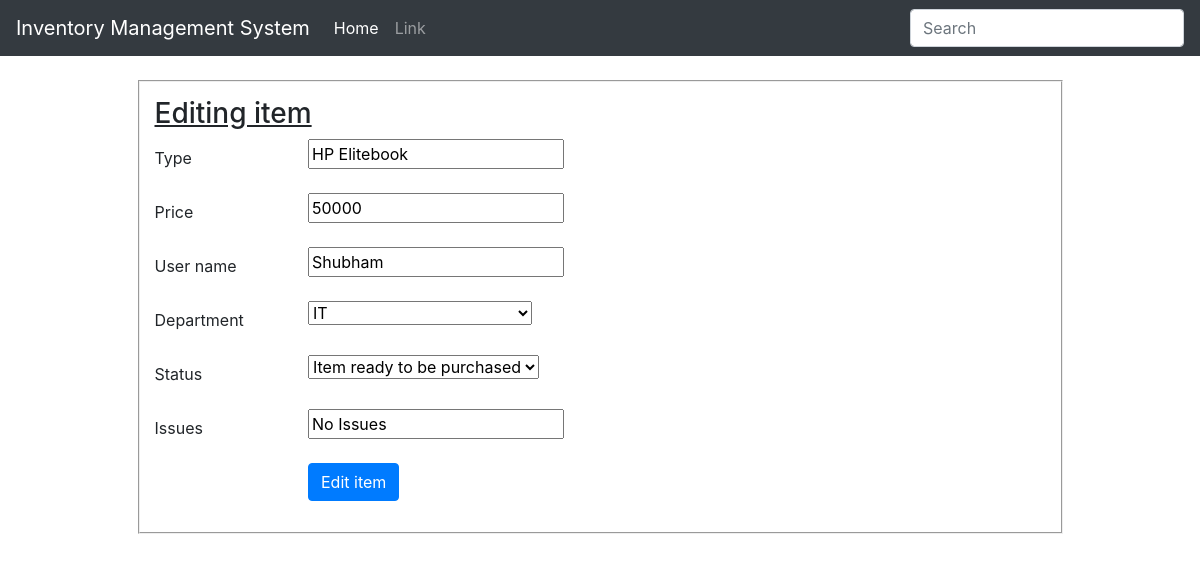
Screenshot of /laptops/edit_item/1 with the database file from the repository.
### inventory/models.py (models this page shows, shortened)
class Device(models.Model):
    type = models.CharField(max_length=200, blank=False)
    price = models.IntegerField()
    user_name = models.CharField(max_length=200) # koi aur model ho users ki to vo bhi daal skte
    choices_department = (
                        ('QUALITY', 'Quality'),
                        ('MAINTENANCE', 'Maintenance'),
                        ('MEP', 'MEP'),
                        ('PROJECTS_CENTER_SERVICES', 'Projects & Center Services'),
                        ('SAFETY', 'Safety'),
                        ('PROGRAM_MANAGEMENT', 'Program Management'),
                        ('FABRICATIONS_OPERATIONS', 'Fabrications Operations'),
                        ('RECEPTIONS', 'Receptions'),
                        ('COMPLIANCE_TEAM', 'Compliance Team'),
                        ('HUMAN_RESOURCE', 'Human Resource'),
                        ('CENTRAL_PURCHASE', 'Central Purchase'),
                        ('FINANCE', 'Finance'),
                        ('NPP', 'NPP'),
                        ('PRODUCTION_ENGINEERING', 'Production Engineering'),
                        ('DESIGN_CENTER', 'Design Center'),
                        ('SERVICE_TEAM', 'Service Team'),
                        ('IT', 'IT'),
                        ('NETWORK', 'Network'),
                        )
    department = models.CharField(max_length=200,choices=choices_department )
    choices = (
        ('AVAILABLE', 'Item ready to be purchased'),
        ('SOLD', 'Item already purchased'),
        ('RESTOCKING', 'Item restocking in few days'),
        ('NOT AVAILABLE','Item currently not available')
    )
    status = models.CharField(max_length=10, choices=choices, default='SOLD')
    issues = models.CharField(max_length=50, default="No Issues")
    class Meta:
        abstract = True

class Laptops(Device):
    pass

### inventory/views.py (the view)
# urls.py: url(r'^laptops/edit_item/(?P<pk>\d+)$', edit_laptop, name="edit_laptop"),
def edit_laptop(request, pk):
    return edit_item(request, pk, Laptops, LaptopForm)

### inventory/forms.py
class LaptopForm(forms.ModelForm):
    class Meta:
        model = Laptops
        fields = ('type', 'price', 'user_name','department','status', 'issues')

### inventory/views.py (called while the page is built)
def edit_item(request, pk, model, cls):
    item = get_object_or_404(model, pk=pk)
    if request.method == "POST":
        form = cls(request.POST, instance=item)
        if form.is_valid():
            form.save()
            return redirect('index')
    else:
        form = cls(instance=item)
        return render(request, 'inv/edit_item.html', {'form': form})

### inventory/templates/inv/edit_item.html (shortened to what this page needs)
{% extends 'inv/base.html' %}
{% block body %}
<div class="container col-md-10 edit_box" >
  <form method="POST">
    <h3><u>Editing item</u></h3>
    {% for field in form %}
    <div class="form-group row">
      <label for="id_{{ field.name }}" class="col-2 col-form-label">{{ field.label }}</label>
      <div class="col-10">
        {{ field }}
      </div>
    </div>
    {% endfor %}
    <div class="form-group row">
      <div class="offset-sm-2 col-sm-6">
        <button type="submit" class="btn btn-primary">Edit item</button>
      </div>
    </div>
  </form>
</div>
{% endblock %}

### inventory/static/css/style.css (style rules this page uses)
.edit_box { border-style: groove; border-width: 2px; padding: 15px; }

### rows the page displays
Laptops: form "HP Elitebook" "50000" "Shubham" "IT" "Item ready to be purchased" "No Issues"

### other values shown
{{ field.label }} "Type" "Price" "User name" "Department" "Status" "Issues"
